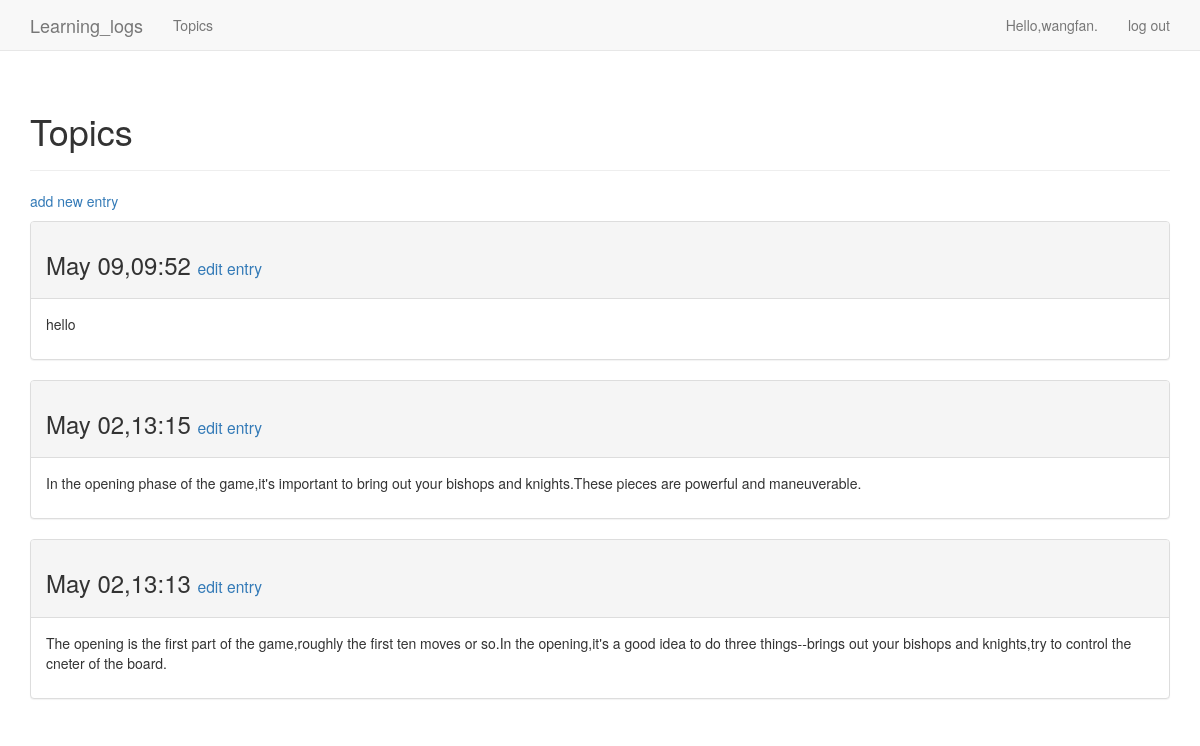
The page /topics/1/ (signed in) on the database its author committed.
### learning_logs/models.py (models this page shows, shortened)
class Entry(models.Model):
    topic =models.ForeignKey(Topic,on_delete=models.CASCADE)
    text=models.TextField()
    date_added=models.DateTimeField(auto_now_add=True)
    class Meat:
        verbose_name_plural='entries'

### learning_logs/views.py (the view)
# urls.py: url(r'^topics/(?P<topic_id>\d+)/$',views.topic,name='topic'),
@login_required
def topic(request,topic_id):
    topic = Topic.objects.get(id=topic_id)
    if topic.owner != request.user:
        raise Http404
    entries = topic.entry_set.order_by('-date_added')
    context = {'topic':topic,'entries':entries}
    return render(request,'learning_logs/topic.html',context)

### learning_logs/templates/learning_logs/topic.html
{% extends 'learning_logs/base.html' %}
{% load bootstrap3 %}
{% block header %}
  <h1>Topics</h1>
{% endblock header %}
{% block content %}
  <p>
    <a href="{% url 'learning_logs:new_entry' topic.id %}">add new entry</a>
  </p>
  {% for entry in entries %}
    <div class="panel panel-default">
      <div class="panel-heading">
        <h3>
          {{ entry.date_added|date:'M d,H:i' }}
          <small>
            <a href="{% url 'learning_logs:edit_entry' entry.id %}">
              edit entry</a>
          </small>
        </h3>
      </div>
      <div class="panel-body">
        {{ entry.text|linebreaks }}
      </div>
    </div>
  {% empty %}
      There are no entries for this topic yet.
  {% endfor %}
{% endblock content %}

### learning_logs/templates/learning_logs/base.html (shortened to what this page needs)
{% load bootstrap3 %}
<!DOCTYPE html>
<html lang="en">
  <head>
          {% bootstrap_css %}
  </head>
  <body>
    <nav class="navbar navbar-default navbar-static-top">
        <div class="container">
          <div class="navbar-header">
              <a class="navbar-brand" href="{% url 'learning_logs:index' %}">
                  Learning_logs</a>
          </div>
          <div id="navbar" class="navbar-collapse collapse">
              <ul class="nav navbar-nav">
                  <li><a href="{% url 'learning_logs:topics' %}">Topics</a></li>
              </ul>
              <ul class="nav navbar-nav navbar-right">
                  {% if user.is_authenticated %}
                    <li><a>Hello,{{ user.username }}.</a></li>
                    <li><a href="{% url 'users:logout' %}">log out </a></li>
                  {% else %}
                    <li><a href="{% url 'users:register' %}">register</a></li>
                    <li><a href="{% url 'users:login' %}">log in</a></li>
                  {% endif %}
              </ul>
          </div>
        </div>
    </nav>
    <div class="container">
      <div class="page-header">
        {% block header %}{% endblock header %}
      </div>
      <div>
        {% block content %}{% endblock content %}
      </div>
    </div>
  </body>
</html>

### rows shown on the page
Entry: date_added "May 09,09:52", text "hello"
Entry: date_added "May 02,13:15", text "In the opening phase of the game,it's important to bring out your bishops and knights.These pieces are powerful and maneuverable."
Entry: date_added "May 02,13:13", text "The opening is the first part of the game,roughly the first ten moves or so.In the opening,it's a good idea to do three things--brings out your bishops and knights,try to control the cneter of the board."

### other values the page prints
{{ user.username }} "wangfan"
